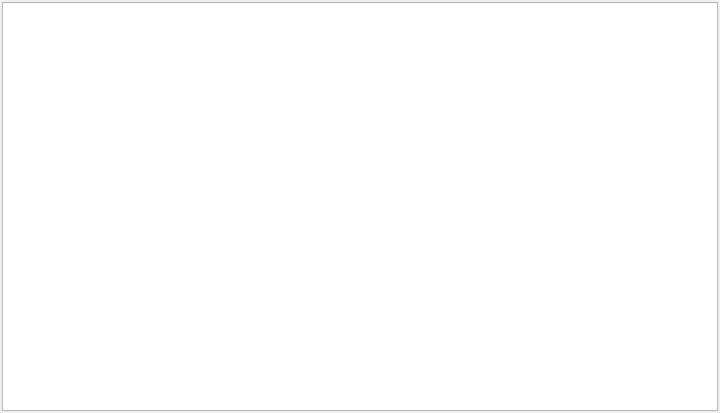
<?xml version="1.0" encoding="UTF-8"?>
<ui version="4.0">
 <class>Form</class>
 <widget class="QWidget" name="Form">
  <property name="windowModality">
   <enum>Qt::NonModal</enum>
  </property>
  <property name="geometry">
   <rect>
    <x>0</x>
    <y>0</y>
    <width>720</width>
    <height>413</height>
   </rect>
  </property>
  <property name="windowTitle">
   <string>查看脚本</string>
  </property>
  <layout class="QGridLayout" name="gridLayout">
   <property name="leftMargin">
    <number>2</number>
   </property>
   <property name="topMargin">
    <number>2</number>
   </property>
   <property name="rightMargin">
    <number>2</number>
   </property>
   <property name="bottomMargin">
    <number>2</number>
   </property>
   <item row="1" column="1">
    <widget class="QTextEdit" name="textEdit">
     <property name="font">
      <font>
       <family>宋体</family>
       <pointsize>16</pointsize>
      </font>
     </property>
    </widget>
   </item>
  </layout>
 </widget>
 <resources/>
 <connections/>
</ui>
